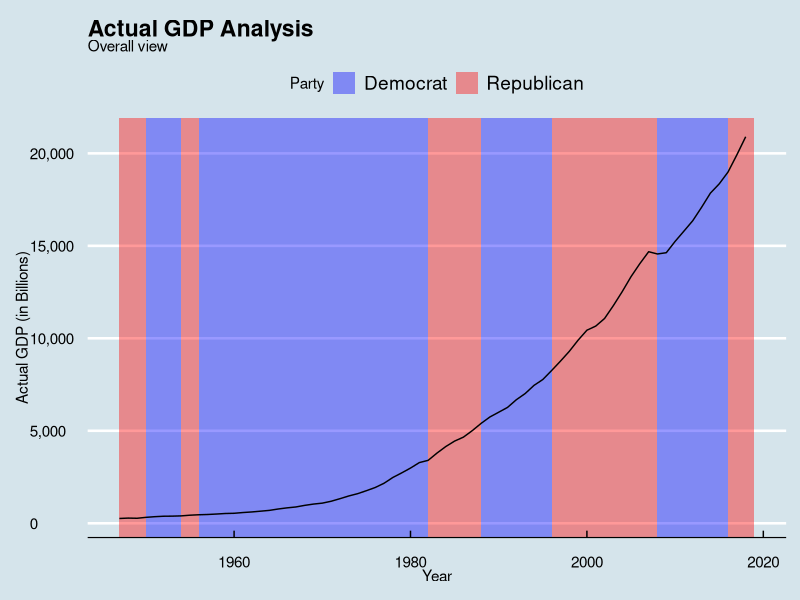

R code for this plot:
# Input load. Please do not change #
setwd("C:/Users/ryanw/OneDrive - Diesel Analytics/Professional/Clients/Apress/Book/Part2_ShapingData/Chapter09/LineChartWithShade")
`dataset` = read.csv('input.csv', check.names = FALSE, encoding = "UTF-8", blank.lines.skip = FALSE);
# Original Script. Please update your script content here and once completed copy below section back to the original editing window #
# The following code to create a dataframe and remove duplicated rows is always executed and acts as a preamble for your script: 

# dataset <- data.frame(DATE, GetPoliticalLevel, GetPoliticalLevelName)
# dataset <- unique(dataset)

# Paste or type your script code here:
library(tidyverse)
library(ggthemes)
library(scales)

currentColumns <- sort(colnames(dataset))
requiredColumns <- c("GetGDPStat", "GetGDPStatName", "GetPoliticalLevel", "GetPoliticalLevelName", "Year")
columnTest <- isTRUE(all.equal(currentColumns, requiredColumns))

politicalLevelName <- unique(dataset$GetPoliticalLevelName)
gdpStatName <- unique(dataset$GetGDPStatName)

if(length(politicalLevelName) == 1 & length(gdpStatName) == 1 & columnTest) {
  dfPI <- dataset
  
  #Variables for dynamic portions of the chart
  politicalLevelName <- unique(dfPI$GetPoliticalLevelName)
  gdpStatName <- unique(dfPI$GetGDPStatName)
  yAxisName <- paste(gdpStatName, ifelse(gdpStatName == "Actual GDP","(in Billions)",""), sep = " ")
  chartTitle <- paste(gdpStatName, "Analysis", sep = " ") 
  chartSubtitle <- paste(politicalLevelName, "view", sep = " ")
  
  #Get the nuber of 
  dfPI$GetPoliticalLevel <- as.character(dfPI$GetPoliticalLevel)
  runs <- rle(dfPI$GetPoliticalLevel)
  group_id <- rep(seq_along(runs$lengths), runs$lengths)
  
  #Create the data set for shade layer 
  dfShadeInfo <- 
    cbind(dfPI, group_id) %>%
    transmute(group_id, Year, Party = GetPoliticalLevel) %>%
    group_by(group_id, Party) %>%
    summarize(start = min(Year), end = max(Year)+0.99) %>%
    ungroup()
  
  #Create the data set for line chart layer
  dfLineChartInfo <-
    dfPI %>%
    transmute(Year, GetGDPStat)
  
  #Define the shade colors
  partyColors = c("Republican"="red", "Democrat"="blue", "Tie" = "white")

  #Create the visualization
  p <- ggplot() +
       geom_rect(
          data = dfShadeInfo,
          aes(xmin = start, xmax = end, fill = Party),
              ymin = -Inf, ymax = Inf, alpha = 0.4, color = NA
          ) +
       geom_line(data = dfLineChartInfo, aes(x = Year, y = GetGDPStat)) +
       scale_fill_manual(values=partyColors) +
       scale_y_continuous(
         labels=ifelse(gdpStatName == "Actual GDP", comma_format(),percent_format())
       ) +
       ylab(yAxisName) +
       xlab("Year") +
       ggtitle(chartTitle, subtitle = chartSubtitle) +
       theme_economist()

    p 
  } else {
    
    plot.new()
    title("The data supplied did not meet the requirements of the chart.")
    
  }